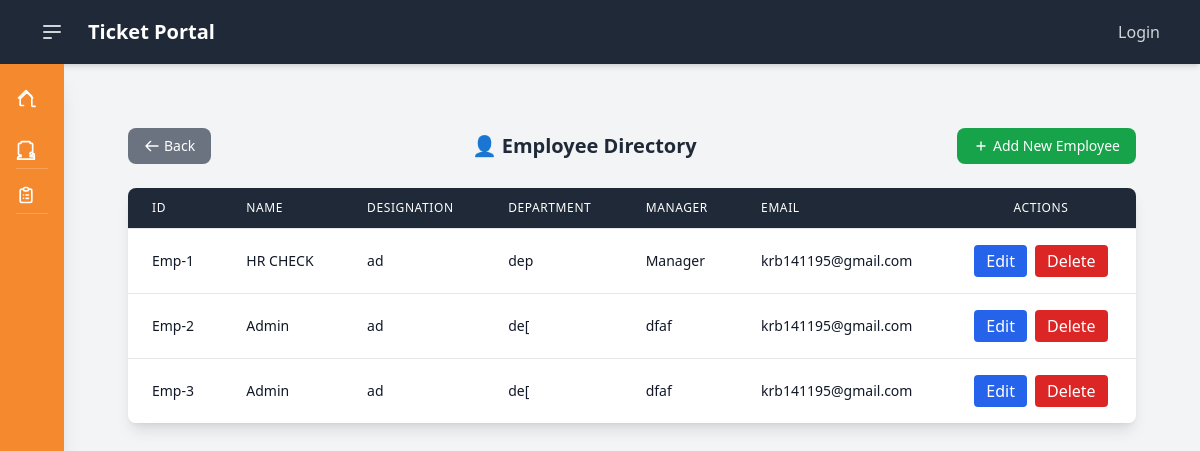
The page /employee/employees on the database its author committed.
### employee/models.py (models this page shows)
class Employee(models.Model):
    emp_id = models.AutoField(primary_key=True)
    emp_name = models.CharField(max_length=50)
    emp_unit = models.CharField(max_length=50)
    emp_dept = models.CharField(max_length=50)
    emp_desgination = models.CharField(max_length=50)
    emp_manager = models.CharField(max_length=50)
    emp_email = models.EmailField(max_length=50)
    emp_phone = models.CharField(max_length=50)
    emp_dob = models.DateField(max_length=50)
    emp_doj = models.DateField(max_length=50)
    emp_dor = models.DateField(null=True, blank=True)
    emp_status = models.CharField(max_length=50)

### employee/views.py (the view)
# urls.py: path("employees", views.index, name='home'),
def index(request):
    employees = Employee.objects.all()
    return render(request,'index.html',{'employees':employees})

### employee/templates/index.html (shortened to what this page needs)
{% extends 'dashboard.html' %}
{% block content %}
<div class="max-w-full mx-auto p-4 md:p-6 lg:p-8">
    <div class="flex justify-between items-center mb-6">
        <a href="#" onclick="history.back()" class="flex items-center space-x-1 py-2 px-4 text-sm font-medium text-white bg-gray-500 rounded-lg hover:bg-gray-600 transition duration-150">
            <svg class="w-4 h-4" fill="none" stroke="currentColor" viewBox="0 0 24 24" xmlns="http://www.w3.org/2000/svg"><path stroke-linecap="round" stroke-linejoin="round" stroke-width="2" d="M10 19l-7-7m0 0l7-7m-7 7h18"></path></svg>
            <span>Back</span>
        </a>
        <h5 class="text-xl font-semibold text-gray-800">👤 Employee Directory</h5>
        <a href="{% url 'employee:create' %}" class="flex items-center space-x-1 py-2 px-4 text-sm font-medium text-white bg-green-600 rounded-lg hover:bg-green-700 transition duration-150">
            <svg class="w-4 h-4" fill="none" stroke="currentColor" viewBox="0 0 24 24" xmlns="http://www.w3.org/2000/svg"><path stroke-linecap="round" stroke-linejoin="round" stroke-width="2" d="M12 6v6m0 0v6m0-6h6m-6 0H6"></path></svg>
            <span>Add New Employee</span>
        </a>
    </div>
    <div class="overflow-x-auto shadow-lg rounded-lg">
        <table class="min-w-full divide-y divide-gray-200">
            <thead class="bg-gray-800 text-white">
                <tr>
                    <th scope="col" class="px-6 py-3 text-left text-xs font-medium uppercase tracking-wider">ID</th>
                    <th scope="col" class="px-6 py-3 text-left text-xs font-medium uppercase tracking-wider">Name</th>
                    <th scope="col" class="px-6 py-3 text-left text-xs font-medium uppercase tracking-wider">Designation</th>
                    <th scope="col" class="px-6 py-3 text-left text-xs font-medium uppercase tracking-wider">Department</th>
                    <th scope="col" class="px-6 py-3 text-left text-xs font-medium uppercase tracking-wider">Manager</th>
                    <th scope="col" class="px-6 py-3 text-left text-xs font-medium uppercase tracking-wider">Email</th>
                    <th scope="col" class="px-6 py-3 text-center text-xs font-medium uppercase tracking-wider">Actions</th>
                </tr>
            </thead>
            <tbody class="bg-white divide-y divide-gray-200">
                {% for emp in employees %}
                <tr class="hover:bg-gray-50">
                    <td class="px-6 py-4 whitespace-nowrap text-sm font-medium text-gray-900">Emp-{{ emp.pk }}</td>
                    <td class="px-6 py-4 whitespace-nowrap text-sm text-gray-900">{{ emp.emp_name }}</td>
                    <td class="px-6 py-4 whitespace-nowrap text-sm text-gray-900">{{ emp.emp_desgination }}</td>
                    <td class="px-6 py-4 whitespace-nowrap text-sm text-gray-900">{{ emp.emp_dept }}</td>
                    <td class="px-6 py-4 whitespace-nowrap text-sm text-gray-900">{{ emp.emp_manager }}</td>
                    <td class="px-6 py-4 whitespace-nowrap text-sm text-gray-900">{{ emp.emp_email }}</td>
                    <td class="px-6 py-4 text-center">
                        <div class="flex justify-center gap-2">
                            <a href="{% url 'employee:edit' emp.pk %}"
                            class="px-3 py-1 bg-blue-600 text-white rounded hover:bg-blue-700">
                                Edit
                            </a>
                            <form method="POST" action="{% url 'employee:delete' emp.pk %}">
                                <button type="submit"
                                        onclick="return confirm('Are you sure?')"
                                        class="px-3 py-1 bg-red-600 text-white rounded hover:bg-red-700">
                                    Delete
                                </button>
                            </form>
                        </div>
                    </td>
                </tr>
                {% endfor %}
            </tbody>
        </table>
    </div>
</div>
{% endblock %}

### rows shown on the page
Employee: pk "1", emp_name "HR CHECK", emp_desgination "ad", emp_dept "dep", emp_manager "Manager", emp_email "krb141195@gmail.com"
Employee: pk "2", emp_name "Admin", emp_desgination "ad", emp_dept "de[", emp_manager "dfaf", emp_email "krb141195@gmail.com"
Employee: pk "3", emp_name "Admin", emp_desgination "ad", emp_dept "de[", emp_manager "dfaf", emp_email "krb141195@gmail.com"
